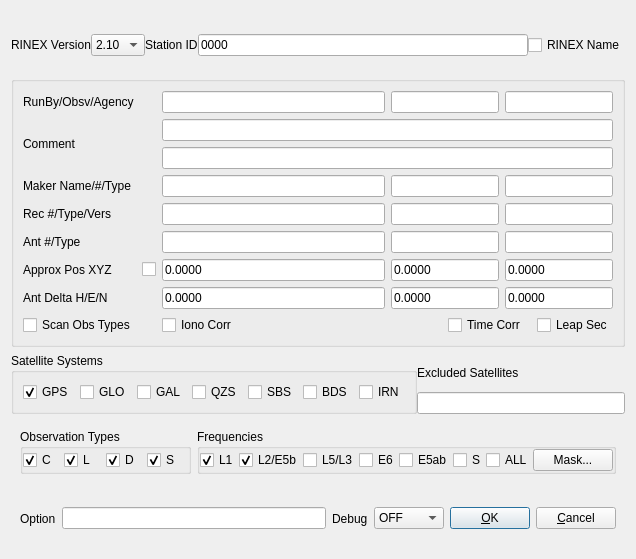
<?xml version="1.0" encoding="UTF-8"?>
<ui version="4.0">
 <class>ConvOptDialog</class>
 <widget class="QWidget" name="ConvOptDialog">
  <property name="geometry">
   <rect>
    <x>0</x>
    <y>0</y>
    <width>636</width>
    <height>559</height>
   </rect>
  </property>
  <property name="windowTitle">
   <string>Options</string>
  </property>
  <property name="toolTip">
   <string/>
  </property>
  <layout class="QVBoxLayout" name="verticalLayout">
   <item>
    <widget class="QWidget" name="widget_2" native="true">
     <layout class="QHBoxLayout" name="horizontalLayout_5">
      <property name="spacing">
       <number>0</number>
      </property>
      <property name="leftMargin">
       <number>0</number>
      </property>
      <property name="rightMargin">
       <number>0</number>
      </property>
      <property name="bottomMargin">
       <number>0</number>
      </property>
      <item>
       <widget class="QLabel" name="Label9">
        <property name="enabled">
         <bool>true</bool>
        </property>
        <property name="toolTip">
         <string/>
        </property>
        <property name="text">
         <string>RINEX Version</string>
        </property>
       </widget>
      </item>
      <item>
       <widget class="QComboBox" name="RnxVer">
        <property name="enabled">
         <bool>true</bool>
        </property>
        <property name="toolTip">
         <string/>
        </property>
        <item>
         <property name="text">
          <string>2.10</string>
         </property>
        </item>
        <item>
         <property name="text">
          <string>2.11</string>
         </property>
        </item>
        <item>
         <property name="text">
          <string>2.12</string>
         </property>
        </item>
        <item>
         <property name="text">
          <string>3.00</string>
         </property>
        </item>
        <item>
         <property name="text">
          <string>3.01</string>
         </property>
        </item>
        <item>
         <property name="text">
          <string>3.02</string>
         </property>
        </item>
        <item>
         <property name="text">
          <string>3.03</string>
         </property>
        </item>
       </widget>
      </item>
      <item>
       <widget class="QLabel" name="Label12">
        <property name="enabled">
         <bool>true</bool>
        </property>
        <property name="toolTip">
         <string/>
        </property>
        <property name="text">
         <string>Station ID</string>
        </property>
       </widget>
      </item>
      <item>
       <widget class="QLineEdit" name="RnxCode">
        <property name="enabled">
         <bool>true</bool>
        </property>
        <property name="toolTip">
         <string/>
        </property>
        <property name="text">
         <string>0000</string>
        </property>
       </widget>
      </item>
      <item>
       <widget class="QCheckBox" name="RnxFile">
        <property name="toolTip">
         <string/>
        </property>
        <property name="text">
         <string>RINEX Name</string>
        </property>
        <property name="checked">
         <bool>false</bool>
        </property>
       </widget>
      </item>
     </layout>
    </widget>
   </item>
   <item>
    <widget class="QGroupBox" name="GroupBox1">
     <property name="toolTip">
      <string/>
     </property>
     <property name="title">
      <string/>
     </property>
     <layout class="QGridLayout" name="gridLayout">
      <item row="0" column="0">
       <widget class="QLabel" name="Label2">
        <property name="enabled">
         <bool>true</bool>
        </property>
        <property name="toolTip">
         <string/>
        </property>
        <property name="text">
         <string>RunBy/Obsv/Agency</string>
        </property>
       </widget>
      </item>
      <item row="0" column="2">
       <widget class="QLineEdit" name="RunBy">
        <property name="enabled">
         <bool>true</bool>
        </property>
        <property name="toolTip">
         <string/>
        </property>
        <property name="text">
         <string/>
        </property>
       </widget>
      </item>
      <item row="0" column="3" colspan="2">
       <widget class="QLineEdit" name="Name0">
        <property name="enabled">
         <bool>true</bool>
        </property>
        <property name="toolTip">
         <string/>
        </property>
        <property name="text">
         <string/>
        </property>
       </widget>
      </item>
      <item row="0" column="5" colspan="2">
       <widget class="QLineEdit" name="Name1">
        <property name="enabled">
         <bool>true</bool>
        </property>
        <property name="toolTip">
         <string/>
        </property>
        <property name="text">
         <string/>
        </property>
       </widget>
      </item>
      <item row="1" column="0" rowspan="2">
       <widget class="QLabel" name="Label10">
        <property name="enabled">
         <bool>true</bool>
        </property>
        <property name="toolTip">
         <string/>
        </property>
        <property name="text">
         <string>Comment</string>
        </property>
       </widget>
      </item>
      <item row="1" column="2" colspan="5">
       <widget class="QLineEdit" name="Comment0">
        <property name="enabled">
         <bool>true</bool>
        </property>
        <property name="toolTip">
         <string/>
        </property>
        <property name="text">
         <string/>
        </property>
       </widget>
      </item>
      <item row="2" column="2" colspan="5">
       <widget class="QLineEdit" name="Comment1">
        <property name="enabled">
         <bool>true</bool>
        </property>
        <property name="toolTip">
         <string/>
        </property>
        <property name="text">
         <string/>
        </property>
       </widget>
      </item>
      <item row="3" column="0">
       <widget class="QLabel" name="Label1">
        <property name="enabled">
         <bool>true</bool>
        </property>
        <property name="toolTip">
         <string/>
        </property>
        <property name="text">
         <string>Maker Name/#/Type</string>
        </property>
       </widget>
      </item>
      <item row="3" column="2">
       <widget class="QLineEdit" name="Marker">
        <property name="enabled">
         <bool>true</bool>
        </property>
        <property name="toolTip">
         <string/>
        </property>
        <property name="text">
         <string/>
        </property>
       </widget>
      </item>
      <item row="3" column="3" colspan="2">
       <widget class="QLineEdit" name="MarkerNo">
        <property name="enabled">
         <bool>true</bool>
        </property>
        <property name="toolTip">
         <string/>
        </property>
        <property name="text">
         <string/>
        </property>
       </widget>
      </item>
      <item row="3" column="5" colspan="2">
       <widget class="QLineEdit" name="MarkerType">
        <property name="enabled">
         <bool>true</bool>
        </property>
        <property name="toolTip">
         <string/>
        </property>
        <property name="text">
         <string/>
        </property>
       </widget>
      </item>
      <item row="4" column="0">
       <widget class="QLabel" name="Label4">
        <property name="enabled">
         <bool>true</bool>
        </property>
        <property name="toolTip">
         <string/>
        </property>
        <property name="text">
         <string>Rec #/Type/Vers</string>
        </property>
       </widget>
      </item>
      <item row="4" column="2">
       <widget class="QLineEdit" name="Rec0">
        <property name="enabled">
         <bool>true</bool>
        </property>
        <property name="toolTip">
         <string/>
        </property>
        <property name="text">
         <string/>
        </property>
       </widget>
      </item>
      <item row="4" column="3" colspan="2">
       <widget class="QLineEdit" name="Rec1">
        <property name="enabled">
         <bool>true</bool>
        </property>
        <property name="toolTip">
         <string/>
        </property>
        <property name="text">
         <string/>
        </property>
       </widget>
      </item>
      <item row="4" column="5" colspan="2">
       <widget class="QLineEdit" name="Rec2">
        <property name="enabled">
         <bool>true</bool>
        </property>
        <property name="toolTip">
         <string/>
        </property>
        <property name="text">
         <string/>
        </property>
       </widget>
      </item>
      <item row="5" column="2">
       <widget class="QLineEdit" name="Ant0">
        <property name="enabled">
         <bool>true</bool>
        </property>
        <property name="toolTip">
         <string/>
        </property>
        <property name="text">
         <string/>
        </property>
       </widget>
      </item>
      <item row="5" column="3" colspan="2">
       <widget class="QLineEdit" name="Ant1">
        <property name="enabled">
         <bool>true</bool>
        </property>
        <property name="toolTip">
         <string/>
        </property>
        <property name="text">
         <string/>
        </property>
       </widget>
      </item>
      <item row="5" column="5" colspan="2">
       <widget class="QLineEdit" name="Ant2">
        <property name="enabled">
         <bool>true</bool>
        </property>
        <property name="toolTip">
         <string/>
        </property>
        <property name="text">
         <string/>
        </property>
       </widget>
      </item>
      <item row="6" column="0">
       <widget class="QLabel" name="Label6">
        <property name="enabled">
         <bool>true</bool>
        </property>
        <property name="toolTip">
         <string/>
        </property>
        <property name="text">
         <string>Approx Pos XYZ</string>
        </property>
       </widget>
      </item>
      <item row="6" column="1">
       <widget class="QCheckBox" name="AutoPos">
        <property name="toolTip">
         <string/>
        </property>
        <property name="text">
         <string/>
        </property>
        <property name="checked">
         <bool>false</bool>
        </property>
       </widget>
      </item>
      <item row="6" column="2">
       <widget class="QLineEdit" name="AppPos0">
        <property name="enabled">
         <bool>true</bool>
        </property>
        <property name="toolTip">
         <string/>
        </property>
        <property name="text">
         <string>0.0000</string>
        </property>
       </widget>
      </item>
      <item row="6" column="3" colspan="2">
       <widget class="QLineEdit" name="AppPos1">
        <property name="enabled">
         <bool>true</bool>
        </property>
        <property name="toolTip">
         <string/>
        </property>
        <property name="text">
         <string>0.0000</string>
        </property>
       </widget>
      </item>
      <item row="6" column="5" colspan="2">
       <widget class="QLineEdit" name="AppPos2">
        <property name="enabled">
         <bool>true</bool>
        </property>
        <property name="toolTip">
         <string/>
        </property>
        <property name="text">
         <string>0.0000</string>
        </property>
       </widget>
      </item>
      <item row="7" column="2">
       <widget class="QLineEdit" name="AntDel0">
        <property name="enabled">
         <bool>true</bool>
        </property>
        <property name="toolTip">
         <string/>
        </property>
        <property name="text">
         <string>0.0000</string>
        </property>
       </widget>
      </item>
      <item row="7" column="3" colspan="2">
       <widget class="QLineEdit" name="AntDel1">
        <property name="enabled">
         <bool>true</bool>
        </property>
        <property name="toolTip">
         <string/>
        </property>
        <property name="text">
         <string>0.0000</string>
        </property>
       </widget>
      </item>
      <item row="7" column="5" colspan="2">
       <widget class="QLineEdit" name="AntDel2">
        <property name="enabled">
         <bool>true</bool>
        </property>
        <property name="toolTip">
         <string/>
        </property>
        <property name="text">
         <string>0.0000</string>
        </property>
       </widget>
      </item>
      <item row="8" column="0">
       <widget class="QCheckBox" name="ScanObs">
        <property name="toolTip">
         <string/>
        </property>
        <property name="text">
         <string>Scan Obs Types</string>
        </property>
        <property name="checked">
         <bool>false</bool>
        </property>
       </widget>
      </item>
      <item row="8" column="2" colspan="2">
       <widget class="QCheckBox" name="OutIono">
        <property name="toolTip">
         <string/>
        </property>
        <property name="text">
         <string>Iono Corr</string>
        </property>
        <property name="checked">
         <bool>false</bool>
        </property>
       </widget>
      </item>
      <item row="8" column="4" colspan="2">
       <widget class="QCheckBox" name="OutTime">
        <property name="toolTip">
         <string/>
        </property>
        <property name="text">
         <string>Time Corr</string>
        </property>
        <property name="checked">
         <bool>false</bool>
        </property>
       </widget>
      </item>
      <item row="8" column="6">
       <widget class="QCheckBox" name="OutLeaps">
        <property name="toolTip">
         <string/>
        </property>
        <property name="text">
         <string>Leap Sec</string>
        </property>
        <property name="checked">
         <bool>false</bool>
        </property>
       </widget>
      </item>
      <item row="7" column="0">
       <widget class="QLabel" name="Label7">
        <property name="enabled">
         <bool>true</bool>
        </property>
        <property name="toolTip">
         <string/>
        </property>
        <property name="text">
         <string>Ant Delta H/E/N</string>
        </property>
       </widget>
      </item>
      <item row="5" column="0">
       <widget class="QLabel" name="Label5">
        <property name="enabled">
         <bool>true</bool>
        </property>
        <property name="toolTip">
         <string/>
        </property>
        <property name="text">
         <string>Ant #/Type</string>
        </property>
       </widget>
      </item>
     </layout>
    </widget>
   </item>
   <item>
    <widget class="QWidget" name="widget_3" native="true">
     <layout class="QGridLayout" name="gridLayout_2">
      <property name="leftMargin">
       <number>0</number>
      </property>
      <property name="topMargin">
       <number>0</number>
      </property>
      <property name="rightMargin">
       <number>0</number>
      </property>
      <property name="bottomMargin">
       <number>0</number>
      </property>
      <property name="spacing">
       <number>0</number>
      </property>
      <item row="2" column="2">
       <widget class="QLineEdit" name="ExSats">
        <property name="enabled">
         <bool>true</bool>
        </property>
        <property name="toolTip">
         <string/>
        </property>
        <property name="text">
         <string/>
        </property>
       </widget>
      </item>
      <item row="1" column="2">
       <widget class="QLabel" name="Label11">
        <property name="enabled">
         <bool>true</bool>
        </property>
        <property name="toolTip">
         <string/>
        </property>
        <property name="text">
         <string>Excluded Satellites</string>
        </property>
       </widget>
      </item>
      <item row="1" column="1" rowspan="2">
       <widget class="QGroupBox" name="GroupBox2">
        <property name="toolTip">
         <string/>
        </property>
        <property name="title">
         <string>Satellite Systems</string>
        </property>
        <layout class="QHBoxLayout" name="horizontalLayout">
         <item>
          <widget class="QCheckBox" name="Nav1">
           <property name="toolTip">
            <string/>
           </property>
           <property name="text">
            <string>GPS</string>
           </property>
           <property name="checked">
            <bool>true</bool>
           </property>
          </widget>
         </item>
         <item>
          <widget class="QCheckBox" name="Nav2">
           <property name="toolTip">
            <string/>
           </property>
           <property name="text">
            <string>GLO</string>
           </property>
           <property name="checked">
            <bool>false</bool>
           </property>
          </widget>
         </item>
         <item>
          <widget class="QCheckBox" name="Nav3">
           <property name="toolTip">
            <string/>
           </property>
           <property name="text">
            <string>GAL</string>
           </property>
           <property name="checked">
            <bool>false</bool>
           </property>
          </widget>
         </item>
         <item>
          <widget class="QCheckBox" name="Nav4">
           <property name="toolTip">
            <string/>
           </property>
           <property name="text">
            <string>QZS</string>
           </property>
           <property name="checked">
            <bool>false</bool>
           </property>
          </widget>
         </item>
         <item>
          <widget class="QCheckBox" name="Nav5">
           <property name="toolTip">
            <string/>
           </property>
           <property name="text">
            <string>SBS</string>
           </property>
           <property name="checked">
            <bool>false</bool>
           </property>
          </widget>
         </item>
         <item>
          <widget class="QCheckBox" name="Nav6">
           <property name="toolTip">
            <string/>
           </property>
           <property name="text">
            <string>BDS</string>
           </property>
           <property name="checked">
            <bool>false</bool>
           </property>
          </widget>
         </item>
         <item>
          <widget class="QCheckBox" name="Nav7">
           <property name="text">
            <string>IRN</string>
           </property>
          </widget>
         </item>
        </layout>
       </widget>
      </item>
     </layout>
    </widget>
   </item>
   <item>
    <widget class="QWidget" name="widget_4" native="true">
     <layout class="QHBoxLayout" name="horizontalLayout_6">
      <item>
       <widget class="QGroupBox" name="GroupBox3">
        <property name="toolTip">
         <string/>
        </property>
        <property name="title">
         <string>Observation Types</string>
        </property>
        <layout class="QHBoxLayout" name="horizontalLayout_2">
         <property name="spacing">
          <number>0</number>
         </property>
         <property name="leftMargin">
          <number>0</number>
         </property>
         <property name="topMargin">
          <number>0</number>
         </property>
         <property name="rightMargin">
          <number>0</number>
         </property>
         <property name="bottomMargin">
          <number>0</number>
         </property>
         <item>
          <widget class="QCheckBox" name="Obs1">
           <property name="toolTip">
            <string/>
           </property>
           <property name="text">
            <string>C</string>
           </property>
           <property name="checked">
            <bool>true</bool>
           </property>
          </widget>
         </item>
         <item>
          <widget class="QCheckBox" name="Obs2">
           <property name="toolTip">
            <string/>
           </property>
           <property name="text">
            <string>L</string>
           </property>
           <property name="checked">
            <bool>true</bool>
           </property>
          </widget>
         </item>
         <item>
          <widget class="QCheckBox" name="Obs3">
           <property name="toolTip">
            <string/>
           </property>
           <property name="text">
            <string>D</string>
           </property>
           <property name="checked">
            <bool>true</bool>
           </property>
          </widget>
         </item>
         <item>
          <widget class="QCheckBox" name="Obs4">
           <property name="toolTip">
            <string/>
           </property>
           <property name="text">
            <string>S</string>
           </property>
           <property name="checked">
            <bool>true</bool>
           </property>
          </widget>
         </item>
        </layout>
       </widget>
      </item>
      <item>
       <widget class="QGroupBox" name="GroupBox4">
        <property name="toolTip">
         <string/>
        </property>
        <property name="title">
         <string>Frequencies</string>
        </property>
        <layout class="QHBoxLayout" name="horizontalLayout_3">
         <property name="spacing">
          <number>0</number>
         </property>
         <property name="leftMargin">
          <number>0</number>
         </property>
         <property name="topMargin">
          <number>0</number>
         </property>
         <property name="rightMargin">
          <number>0</number>
         </property>
         <property name="bottomMargin">
          <number>0</number>
         </property>
         <item>
          <widget class="QCheckBox" name="Freq1">
           <property name="toolTip">
            <string/>
           </property>
           <property name="text">
            <string>L1</string>
           </property>
           <property name="checked">
            <bool>true</bool>
           </property>
          </widget>
         </item>
         <item>
          <widget class="QCheckBox" name="Freq2">
           <property name="toolTip">
            <string/>
           </property>
           <property name="text">
            <string>L2/E5b</string>
           </property>
           <property name="checked">
            <bool>true</bool>
           </property>
          </widget>
         </item>
         <item>
          <widget class="QCheckBox" name="Freq3">
           <property name="toolTip">
            <string/>
           </property>
           <property name="text">
            <string>L5/L3</string>
           </property>
           <property name="checked">
            <bool>false</bool>
           </property>
          </widget>
         </item>
         <item>
          <widget class="QCheckBox" name="Freq4">
           <property name="toolTip">
            <string/>
           </property>
           <property name="text">
            <string>E6</string>
           </property>
           <property name="checked">
            <bool>false</bool>
           </property>
          </widget>
         </item>
         <item>
          <widget class="QCheckBox" name="Freq5">
           <property name="toolTip">
            <string/>
           </property>
           <property name="text">
            <string>E5ab</string>
           </property>
           <property name="checked">
            <bool>false</bool>
           </property>
          </widget>
         </item>
         <item>
          <widget class="QCheckBox" name="Freq6">
           <property name="toolTip">
            <string/>
           </property>
           <property name="text">
            <string>S</string>
           </property>
           <property name="checked">
            <bool>false</bool>
           </property>
          </widget>
         </item>
         <item>
          <widget class="QCheckBox" name="Freq7">
           <property name="text">
            <string>ALL</string>
           </property>
          </widget>
         </item>
         <item>
          <widget class="QPushButton" name="BtnMask">
           <property name="enabled">
            <bool>true</bool>
           </property>
           <property name="toolTip">
            <string/>
           </property>
           <property name="text">
            <string>Mask...</string>
           </property>
          </widget>
         </item>
        </layout>
       </widget>
      </item>
     </layout>
    </widget>
   </item>
   <item>
    <widget class="QWidget" name="widget" native="true">
     <layout class="QHBoxLayout" name="horizontalLayout_4">
      <item>
       <widget class="QLabel" name="Label8">
        <property name="enabled">
         <bool>true</bool>
        </property>
        <property name="toolTip">
         <string/>
        </property>
        <property name="text">
         <string>Option</string>
        </property>
       </widget>
      </item>
      <item>
       <widget class="QLineEdit" name="RcvOption">
        <property name="enabled">
         <bool>true</bool>
        </property>
        <property name="toolTip">
         <string/>
        </property>
        <property name="text">
         <string/>
        </property>
       </widget>
      </item>
      <item>
       <widget class="QLabel" name="Label3">
        <property name="enabled">
         <bool>true</bool>
        </property>
        <property name="toolTip">
         <string/>
        </property>
        <property name="text">
         <string>Debug</string>
        </property>
       </widget>
      </item>
      <item>
       <widget class="QComboBox" name="TraceLevel">
        <property name="enabled">
         <bool>true</bool>
        </property>
        <property name="toolTip">
         <string/>
        </property>
        <item>
         <property name="text">
          <string>OFF</string>
         </property>
        </item>
        <item>
         <property name="text">
          <string>Level 1</string>
         </property>
        </item>
        <item>
         <property name="text">
          <string>Level 2</string>
         </property>
        </item>
        <item>
         <property name="text">
          <string>Level 3</string>
         </property>
        </item>
        <item>
         <property name="text">
          <string>Level 4</string>
         </property>
        </item>
        <item>
         <property name="text">
          <string>Level 5</string>
         </property>
        </item>
       </widget>
      </item>
      <item>
       <widget class="QPushButton" name="BtnOk">
        <property name="enabled">
         <bool>true</bool>
        </property>
        <property name="toolTip">
         <string/>
        </property>
        <property name="text">
         <string>&amp;OK</string>
        </property>
        <property name="autoDefault">
         <bool>true</bool>
        </property>
        <property name="default">
         <bool>true</bool>
        </property>
       </widget>
      </item>
      <item>
       <widget class="QPushButton" name="BtnCancel">
        <property name="enabled">
         <bool>true</bool>
        </property>
        <property name="toolTip">
         <string/>
        </property>
        <property name="text">
         <string>&amp;Cancel</string>
        </property>
       </widget>
      </item>
     </layout>
    </widget>
   </item>
  </layout>
  <zorder>GroupBox1</zorder>
  <zorder>widget</zorder>
  <zorder>widget_2</zorder>
  <zorder>widget_3</zorder>
  <zorder>widget_4</zorder>
 </widget>
 <resources/>
 <connections/>
</ui>
